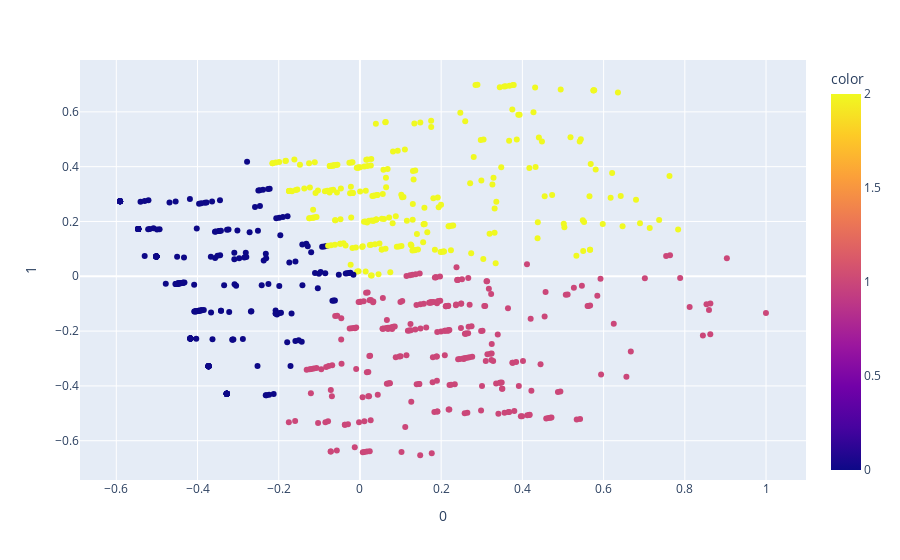

This figure's notebook cell:
### Markdown cell above
## Experiment

### Code cell
z = cust_data[['income', 'age', 'years_with_bank','marital_status']]

q = MinMaxScaler().fit_transform(z)
columns = z.columns
df = pd.DataFrame(q, columns=columns)

km = KMeans(n_clusters=3,
            n_init=30)
pca = PCA(n_components=3)
comp = pca.fit_transform(df)
y1km = km.fit_predict(comp)




fig = px.scatter(comp, x=0, y=1, color=y1km)
fig.show()

### Figure 1 — Plotly figure (JSON) as saved in the notebook; plotly's stock layout.template omitted (floating-point values rounded to 4 significant figures; data arrays with more than 128 entries replaced by an {"elided": "..."} marker saying what was removed)
{"data": [{"hovertemplate": "0=%{x}<br>1=%{y}<br>color=%{marker.color}<extra></extra>", "legendgroup": "", "marker": {"color": {"elided": "747 int values"}, "coloraxis": "coloraxis", "symbol": "circle"}, "mode": "markers", "name": "", "orientation": "v", "showlegend": false, "type": "scatter", "x": {"elided": "747 float values"}, "xaxis": "x", "y": {"elided": "747 float values"}, "yaxis": "y"}], "layout": {"autosize": true, "coloraxis": {"colorbar": {"title": {"text": "color"}}, "colorscale": [[0, "#0d0887"], [0.1111, "#46039f"], [0.2222, "#7201a8"], [0.3333, "#9c179e"], [0.4444, "#bd3786"], [0.5556, "#d8576b"], [0.6667, "#ed7953"], [0.7778, "#fb9f3a"], [0.8889, "#fdca26"], [1, "#f0f921"]]}, "legend": {"tracegroupgap": 0}, "margin": {"t": 60}, "xaxis": {"anchor": "y", "autorange": true, "domain": [0, 1], "range": [-0.6851, 1.094], "title": {"text": "0"}, "type": "linear"}, "yaxis": {"anchor": "x", "autorange": true, "domain": [0, 1], "range": [-0.7489, 0.7948], "title": {"text": "1"}, "type": "linear"}}}
